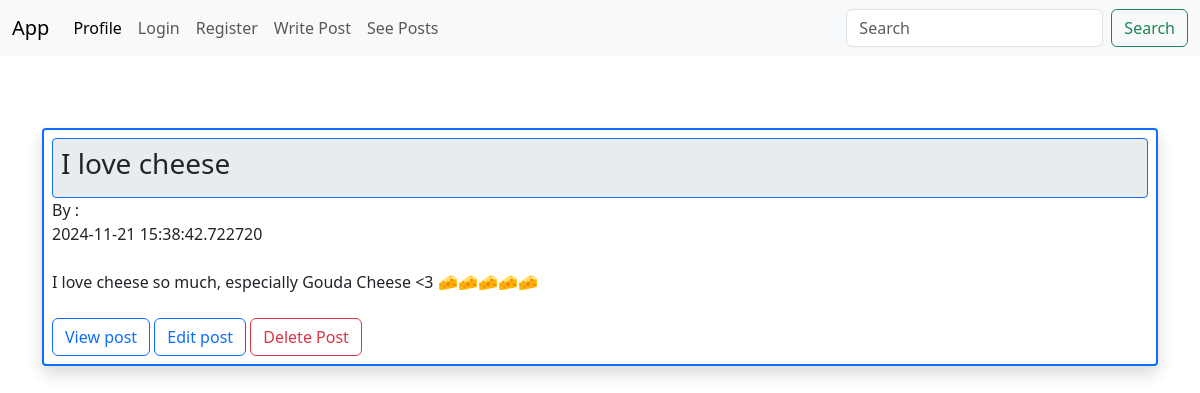
Page /posts on the earlier database version.
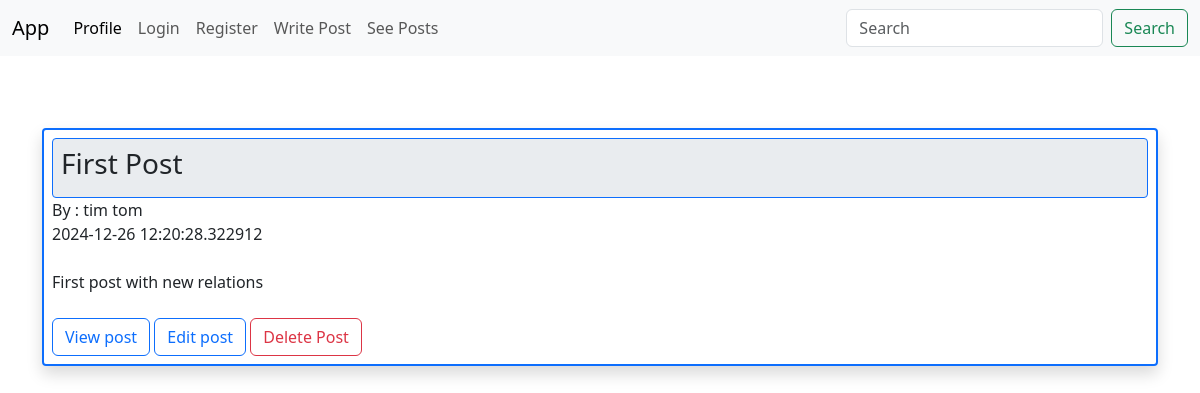
Same page on the later database version.
### app.py (models this page shows, shortened)
class Posts(db.Model):
    id = db.Column(db.Integer, primary_key=True)
    title = db.Column(db.String(255))
    content = db.Column(db.Text)
    date_posted = db.Column(db.DateTime, default=datetime.now())
    slug = db.Column(db.String(255))
    poster_id = db.Column(db.Integer, db.ForeignKey('users.id'))

class Users(db.Model, UserMixin):
    id = db.Column(db.Integer, primary_key=True)
    username = db.Column(db.String(20), nullable=False, unique=True)
    name = db.Column(db.String(100), nullable=False)
    email = db.Column(db.String(100), nullable=False, unique=True)
    date_added = db.Column(db.DateTime, default=datetime.now())
    password_hash = db.Column(db.String(128))
    posts = db.Relationship('Posts', backref='poster')
    @property
    def password(self):
        raise AttributeError('Password is not a readable attribute')

### app.py (the view)
@app.route('/posts')
def posts():
    posts = Posts.query.order_by(Posts.date_posted)
    return render_template('posts.html',
                            posts=posts)

### templates/posts.html (shortened to what this page needs)
{% extends 'base.html' %}
{% block content %}
    <br/>
    {% for post in posts %}
        <div class="border border-2 border-primary rounded-1 shadow p-2 mb-2 bg-body-light rounded">
        <div class="border border-1 rounded-1 border-primary p-2 bg-body-secondary">
        <h3> {{ post.title }} <br/></h3>
        </div>
        By : {{ post.poster.name }} <br/>
        {{ post.date_posted }} <br/><br>
        {{ post.content }} <br/>
        <br>
        <a href="{{ url_for('post', id=post.id) }}" class="btn btn-outline-primary">View post</a>
        <a href="{{ url_for('edit_post', id=post.id) }}" class="btn btn-outline-primary">Edit post</a>
        <a href="{{ url_for('delete_post', id=post.id) }}" class="btn btn-outline-danger">Delete Post</a>
        </div>
        <br>
    {% endfor %}
{% endblock %}

### templates/base.html (shortened to what this page needs)
<!doctype html>
<html lang="en">
  <head>
    <link href="https://cdn.jsdelivr.net/npm/bootstrap@5.3.3/dist/css/bootstrap.min.css" rel="stylesheet">
    <link href="{{url_for('static', filename='css/style.css')}}" rel="stylesheet">
  </head>
  <body>
    {% include 'navbar.html' %}
    <div class="container">
        <br></br>
        {% block content%}
        {% endblock %}
    </div>
  </body>
</html>

### templates/navbar.html (shortened to what this page needs)
<nav class="navbar navbar-expand-lg bg-body-tertiary">
    <div class="container-fluid">
      <a class="navbar-brand" href="{{url_for('home')}}">App</a>
      <div class="collapse navbar-collapse" id="navbarSupportedContent">
        <ul class="navbar-nav me-auto mb-2 mb-lg-0">
          <li class="nav-item">
            <a class="nav-link active" aria-current="page" href="{{url_for('user', name='jhon')}}">Profile</a>
          </li>
          {% if current_user.is_authenticated %}
            <li class="nav-item">
              <a class="nav-link" href="{{url_for('logout')}}">Logout</a>
            </li>
            <li class="nav-item">
              <a class="nav-link" href="{{url_for('dashboard')}}">Dashboard</a>
            </li>
          {% else %}
            <li class="nav-item">
              <a class="nav-link" href="{{url_for('login')}}">Login</a>
            </li>
            <li class="nav-item">
              <a class="nav-link" href="{{url_for('add_user')}}">Register</a>
            </li>
          {% endif%}
          <li class="nav-item">
            <a class="nav-link" href="{{url_for('add_post')}}">Write Post</a>
          </li>
          <li class="nav-item">
            <a class="nav-link" href="{{url_for('posts')}}">See Posts</a>
          </li>
        </ul>
        <form class="d-flex" role="search">
          <input class="form-control me-2" type="search" placeholder="Search" aria-label="Search">
          <button class="btn btn-outline-success" type="submit">Search</button>
        </form>
      </div>
    </div>
  </nav>

Differences in the rows shown:
removed Posts: title "I love cheese", date_posted "2024-11-21 15:38:42.722720", content "I love cheese so much, especially Gouda Cheese <3 🧀🧀🧀🧀🧀"
added Posts: title "First Post", poster.name "tim tom", date_posted "2024-12-26 12:20:28.322912", content "First post with new relations"
